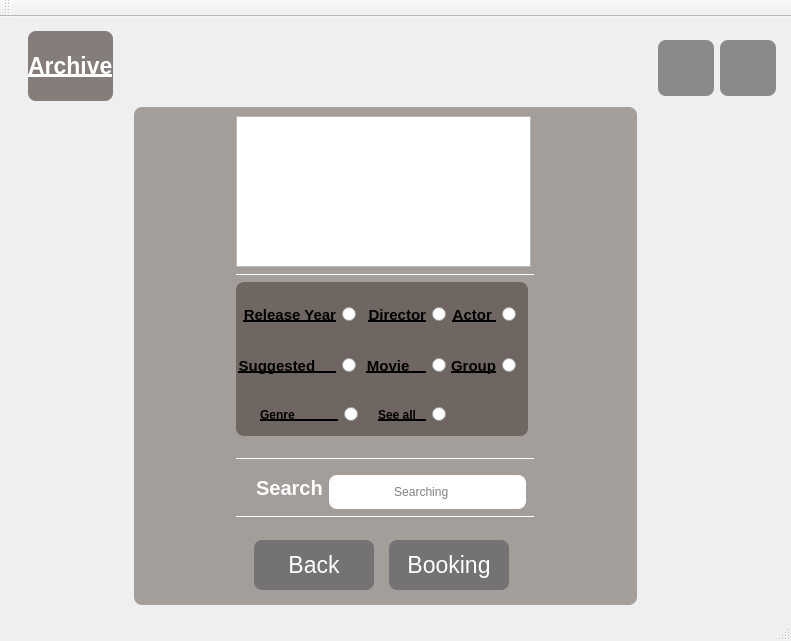
<?xml version="1.0" encoding="UTF-8"?>
<ui version="4.0">
 <class>Archive</class>
 <widget class="QMainWindow" name="Archive">
  <property name="geometry">
   <rect>
    <x>0</x>
    <y>0</y>
    <width>791</width>
    <height>641</height>
   </rect>
  </property>
  <property name="sizePolicy">
   <sizepolicy hsizetype="Fixed" vsizetype="Fixed">
    <horstretch>0</horstretch>
    <verstretch>0</verstretch>
   </sizepolicy>
  </property>
  <property name="minimumSize">
   <size>
    <width>780</width>
    <height>610</height>
   </size>
  </property>
  <property name="maximumSize">
   <size>
    <width>800</width>
    <height>661</height>
   </size>
  </property>
  <property name="windowTitle">
   <string>MainWindow</string>
  </property>
  <property name="styleSheet">
   <string notr="true">#centralwidget
{
border-image: url(:/images/ticket-2974645.jpg);
}
#gridWidget2
{
background-color: rgba(88, 76, 71,0.5);
}
#groupBox
{
background-color: rgba(88, 76, 71,0.7);
}
#label
{
color :white;
}
#label_2
{
background-color: rgba(88, 76, 71,0.7);
color: white;
}
QPushButton
{
color : white;
	background-color: rgba(94, 95, 96,0.7);
}
QPushButton:hover
{
    background-color:rgba(255, 255, 255,0.5);
       color: rgb(94, 95, 96);
}
QPushButton,#gridWidget2,#label_5,QLineEdit,#groupBox,#label_2
{
border-width : 0px;
border-radius : 8px;
}</string>
  </property>
  <widget class="QWidget" name="centralwidget">
   <property name="sizePolicy">
    <sizepolicy hsizetype="Fixed" vsizetype="Fixed">
     <horstretch>0</horstretch>
     <verstretch>0</verstretch>
    </sizepolicy>
   </property>
   <property name="minimumSize">
    <size>
     <width>800</width>
     <height>600</height>
    </size>
   </property>
   <layout class="QVBoxLayout" name="verticalLayout">
    <item>
     <widget class="QWidget" name="gridWidget" native="true">
      <layout class="QGridLayout" name="gridLayout">
       <property name="leftMargin">
        <number>5</number>
       </property>
       <property name="topMargin">
        <number>5</number>
       </property>
       <property name="rightMargin">
        <number>5</number>
       </property>
       <property name="bottomMargin">
        <number>5</number>
       </property>
       <item row="2" column="2">
        <spacer name="horizontalSpacer_3">
         <property name="orientation">
          <enum>Qt::Horizontal</enum>
         </property>
         <property name="sizeHint" stdset="0">
          <size>
           <width>33</width>
           <height>18</height>
          </size>
         </property>
        </spacer>
       </item>
       <item row="2" column="0">
        <spacer name="horizontalSpacer_2">
         <property name="orientation">
          <enum>Qt::Horizontal</enum>
         </property>
         <property name="sizeType">
          <enum>QSizePolicy::Fixed</enum>
         </property>
         <property name="sizeHint" stdset="0">
          <size>
           <width>114</width>
           <height>20</height>
          </size>
         </property>
        </spacer>
       </item>
       <item row="2" column="3">
        <spacer name="verticalSpacer">
         <property name="orientation">
          <enum>Qt::Vertical</enum>
         </property>
         <property name="sizeHint" stdset="0">
          <size>
           <width>20</width>
           <height>40</height>
          </size>
         </property>
        </spacer>
       </item>
       <item row="0" column="3">
        <widget class="QWidget" name="horizontalWidget" native="true">
         <property name="sizePolicy">
          <sizepolicy hsizetype="Fixed" vsizetype="Fixed">
           <horstretch>0</horstretch>
           <verstretch>0</verstretch>
          </sizepolicy>
         </property>
         <property name="minimumSize">
          <size>
           <width>137</width>
           <height>70</height>
          </size>
         </property>
         <layout class="QHBoxLayout" name="horizontalLayout">
          <item>
           <widget class="QPushButton" name="pushButton_2">
            <property name="sizePolicy">
             <sizepolicy hsizetype="Fixed" vsizetype="Fixed">
              <horstretch>0</horstretch>
              <verstretch>0</verstretch>
             </sizepolicy>
            </property>
            <property name="minimumSize">
             <size>
              <width>56</width>
              <height>56</height>
             </size>
            </property>
            <property name="maximumSize">
             <size>
              <width>56</width>
              <height>56</height>
             </size>
            </property>
            <property name="text">
             <string/>
            </property>
            <property name="icon">
             <iconset resource="Photos.qrc">
              <normaloff>:/icons/minimize.png</normaloff>:/icons/minimize.png</iconset>
            </property>
            <property name="iconSize">
             <size>
              <width>50</width>
              <height>50</height>
             </size>
            </property>
           </widget>
          </item>
          <item>
           <widget class="QPushButton" name="pushButton">
            <property name="sizePolicy">
             <sizepolicy hsizetype="Fixed" vsizetype="Fixed">
              <horstretch>0</horstretch>
              <verstretch>0</verstretch>
             </sizepolicy>
            </property>
            <property name="minimumSize">
             <size>
              <width>56</width>
              <height>56</height>
             </size>
            </property>
            <property name="maximumSize">
             <size>
              <width>56</width>
              <height>56</height>
             </size>
            </property>
            <property name="text">
             <string/>
            </property>
            <property name="icon">
             <iconset resource="Photos.qrc">
              <normaloff>:/icons/cross.png</normaloff>:/icons/cross.png</iconset>
            </property>
            <property name="iconSize">
             <size>
              <width>50</width>
              <height>50</height>
             </size>
            </property>
           </widget>
          </item>
         </layout>
        </widget>
       </item>
       <item row="0" column="0" alignment="Qt::AlignHCenter">
        <widget class="QLabel" name="label_2">
         <property name="font">
          <font>
           <pointsize>17</pointsize>
           <weight>75</weight>
           <bold>true</bold>
           <underline>true</underline>
          </font>
         </property>
         <property name="text">
          <string>Archive</string>
         </property>
        </widget>
       </item>
       <item row="0" column="1">
        <spacer name="horizontalSpacer">
         <property name="orientation">
          <enum>Qt::Horizontal</enum>
         </property>
         <property name="sizeHint" stdset="0">
          <size>
           <width>40</width>
           <height>20</height>
          </size>
         </property>
        </spacer>
       </item>
       <item row="1" column="1">
        <spacer name="verticalSpacer_3">
         <property name="orientation">
          <enum>Qt::Vertical</enum>
         </property>
         <property name="sizeType">
          <enum>QSizePolicy::Fixed</enum>
         </property>
         <property name="sizeHint" stdset="0">
          <size>
           <width>12</width>
           <height>0</height>
          </size>
         </property>
        </spacer>
       </item>
       <item row="2" column="1">
        <widget class="QWidget" name="gridWidget2" native="true">
         <property name="sizePolicy">
          <sizepolicy hsizetype="Fixed" vsizetype="Fixed">
           <horstretch>0</horstretch>
           <verstretch>0</verstretch>
          </sizepolicy>
         </property>
         <property name="minimumSize">
          <size>
           <width>503</width>
           <height>440</height>
          </size>
         </property>
         <layout class="QGridLayout" name="gridLayout_2">
          <property name="leftMargin">
           <number>9</number>
          </property>
          <property name="topMargin">
           <number>9</number>
          </property>
          <property name="rightMargin">
           <number>9</number>
          </property>
          <property name="bottomMargin">
           <number>9</number>
          </property>
          <item row="0" column="0">
           <widget class="QListWidget" name="listWidget">
            <property name="sizePolicy">
             <sizepolicy hsizetype="Fixed" vsizetype="Fixed">
              <horstretch>0</horstretch>
              <verstretch>0</verstretch>
             </sizepolicy>
            </property>
            <property name="minimumSize">
             <size>
              <width>295</width>
              <height>0</height>
             </size>
            </property>
           </widget>
          </item>
          <item row="9" column="0">
           <widget class="QWidget" name="horizontalWidget" native="true">
            <property name="sizePolicy">
             <sizepolicy hsizetype="Fixed" vsizetype="Fixed">
              <horstretch>0</horstretch>
              <verstretch>0</verstretch>
             </sizepolicy>
            </property>
            <property name="minimumSize">
             <size>
              <width>291</width>
              <height>66</height>
             </size>
            </property>
            <layout class="QHBoxLayout" name="horizontalLayout_6">
             <item>
              <widget class="QPushButton" name="back_pb">
               <property name="minimumSize">
                <size>
                 <width>0</width>
                 <height>50</height>
                </size>
               </property>
               <property name="maximumSize">
                <size>
                 <width>120</width>
                 <height>50</height>
                </size>
               </property>
               <property name="font">
                <font>
                 <pointsize>17</pointsize>
                </font>
               </property>
               <property name="text">
                <string>Back</string>
               </property>
              </widget>
             </item>
             <item>
              <widget class="QPushButton" name="book_pb">
               <property name="sizePolicy">
                <sizepolicy hsizetype="Fixed" vsizetype="Fixed">
                 <horstretch>0</horstretch>
                 <verstretch>0</verstretch>
                </sizepolicy>
               </property>
               <property name="minimumSize">
                <size>
                 <width>120</width>
                 <height>50</height>
                </size>
               </property>
               <property name="maximumSize">
                <size>
                 <width>120</width>
                 <height>50</height>
                </size>
               </property>
               <property name="font">
                <font>
                 <pointsize>17</pointsize>
                </font>
               </property>
               <property name="text">
                <string>Booking</string>
               </property>
              </widget>
             </item>
            </layout>
           </widget>
          </item>
          <item row="6" column="0">
           <widget class="Line" name="line_2">
            <property name="orientation">
             <enum>Qt::Horizontal</enum>
            </property>
           </widget>
          </item>
          <item row="7" column="0">
           <spacer name="verticalSpacer_4">
            <property name="orientation">
             <enum>Qt::Vertical</enum>
            </property>
            <property name="sizeType">
             <enum>QSizePolicy::Fixed</enum>
            </property>
            <property name="sizeHint" stdset="0">
             <size>
              <width>20</width>
              <height>7</height>
             </size>
            </property>
           </spacer>
          </item>
          <item row="1" column="0">
           <widget class="Line" name="line_3">
            <property name="orientation">
             <enum>Qt::Horizontal</enum>
            </property>
           </widget>
          </item>
          <item row="2" column="0">
           <widget class="QGroupBox" name="groupBox">
            <property name="sizePolicy">
             <sizepolicy hsizetype="Fixed" vsizetype="Fixed">
              <horstretch>0</horstretch>
              <verstretch>0</verstretch>
             </sizepolicy>
            </property>
            <property name="minimumSize">
             <size>
              <width>292</width>
              <height>154</height>
             </size>
            </property>
            <property name="title">
             <string/>
            </property>
            <widget class="QRadioButton" name="seeall_rb">
             <property name="geometry">
              <rect>
               <x>90</x>
               <y>120</y>
               <width>120</width>
               <height>25</height>
              </rect>
             </property>
             <property name="sizePolicy">
              <sizepolicy hsizetype="Fixed" vsizetype="Fixed">
               <horstretch>0</horstretch>
               <verstretch>0</verstretch>
              </sizepolicy>
             </property>
             <property name="minimumSize">
              <size>
               <width>120</width>
               <height>25</height>
              </size>
             </property>
             <property name="maximumSize">
              <size>
               <width>120</width>
               <height>25</height>
              </size>
             </property>
             <property name="font">
              <font>
               <weight>75</weight>
               <bold>true</bold>
               <underline>true</underline>
              </font>
             </property>
             <property name="layoutDirection">
              <enum>Qt::RightToLeft</enum>
             </property>
             <property name="text">
              <string>See all   </string>
             </property>
            </widget>
            <widget class="QRadioButton" name="actor_rb">
             <property name="geometry">
              <rect>
               <x>160</x>
               <y>20</y>
               <width>120</width>
               <height>25</height>
              </rect>
             </property>
             <property name="sizePolicy">
              <sizepolicy hsizetype="Fixed" vsizetype="Fixed">
               <horstretch>0</horstretch>
               <verstretch>0</verstretch>
              </sizepolicy>
             </property>
             <property name="minimumSize">
              <size>
               <width>120</width>
               <height>25</height>
              </size>
             </property>
             <property name="maximumSize">
              <size>
               <width>120</width>
               <height>25</height>
              </size>
             </property>
             <property name="font">
              <font>
               <pointsize>11</pointsize>
               <weight>75</weight>
               <bold>true</bold>
               <underline>true</underline>
              </font>
             </property>
             <property name="layoutDirection">
              <enum>Qt::RightToLeft</enum>
             </property>
             <property name="text">
              <string>Actor </string>
             </property>
            </widget>
            <widget class="QRadioButton" name="release_rb">
             <property name="geometry">
              <rect>
               <x>0</x>
               <y>20</y>
               <width>120</width>
               <height>25</height>
              </rect>
             </property>
             <property name="sizePolicy">
              <sizepolicy hsizetype="Fixed" vsizetype="Fixed">
               <horstretch>0</horstretch>
               <verstretch>0</verstretch>
              </sizepolicy>
             </property>
             <property name="minimumSize">
              <size>
               <width>120</width>
               <height>25</height>
              </size>
             </property>
             <property name="maximumSize">
              <size>
               <width>120</width>
               <height>25</height>
              </size>
             </property>
             <property name="font">
              <font>
               <pointsize>11</pointsize>
               <weight>75</weight>
               <bold>true</bold>
               <underline>true</underline>
              </font>
             </property>
             <property name="layoutDirection">
              <enum>Qt::RightToLeft</enum>
             </property>
             <property name="text">
              <string>Release Year</string>
             </property>
            </widget>
            <widget class="QRadioButton" name="suggested_rb">
             <property name="geometry">
              <rect>
               <x>0</x>
               <y>71</y>
               <width>120</width>
               <height>25</height>
              </rect>
             </property>
             <property name="sizePolicy">
              <sizepolicy hsizetype="Fixed" vsizetype="Fixed">
               <horstretch>0</horstretch>
               <verstretch>0</verstretch>
              </sizepolicy>
             </property>
             <property name="minimumSize">
              <size>
               <width>120</width>
               <height>25</height>
              </size>
             </property>
             <property name="maximumSize">
              <size>
               <width>120</width>
               <height>25</height>
              </size>
             </property>
             <property name="font">
              <font>
               <pointsize>11</pointsize>
               <weight>75</weight>
               <bold>true</bold>
               <underline>true</underline>
              </font>
             </property>
             <property name="layoutDirection">
              <enum>Qt::RightToLeft</enum>
             </property>
             <property name="text">
              <string>Suggested     </string>
             </property>
            </widget>
            <widget class="QRadioButton" name="gp_rb">
             <property name="geometry">
              <rect>
               <x>160</x>
               <y>71</y>
               <width>120</width>
               <height>25</height>
              </rect>
             </property>
             <property name="sizePolicy">
              <sizepolicy hsizetype="Fixed" vsizetype="Fixed">
               <horstretch>0</horstretch>
               <verstretch>0</verstretch>
              </sizepolicy>
             </property>
             <property name="minimumSize">
              <size>
               <width>120</width>
               <height>25</height>
              </size>
             </property>
             <property name="maximumSize">
              <size>
               <width>120</width>
               <height>25</height>
              </size>
             </property>
             <property name="font">
              <font>
               <pointsize>11</pointsize>
               <weight>75</weight>
               <bold>true</bold>
               <underline>true</underline>
              </font>
             </property>
             <property name="layoutDirection">
              <enum>Qt::RightToLeft</enum>
             </property>
             <property name="text">
              <string>Group</string>
             </property>
            </widget>
            <widget class="QRadioButton" name="name_rb">
             <property name="geometry">
              <rect>
               <x>90</x>
               <y>71</y>
               <width>120</width>
               <height>25</height>
              </rect>
             </property>
             <property name="sizePolicy">
              <sizepolicy hsizetype="Fixed" vsizetype="Fixed">
               <horstretch>0</horstretch>
               <verstretch>0</verstretch>
              </sizepolicy>
             </property>
             <property name="minimumSize">
              <size>
               <width>120</width>
               <height>25</height>
              </size>
             </property>
             <property name="maximumSize">
              <size>
               <width>120</width>
               <height>25</height>
              </size>
             </property>
             <property name="font">
              <font>
               <pointsize>11</pointsize>
               <weight>75</weight>
               <bold>true</bold>
               <underline>true</underline>
              </font>
             </property>
             <property name="layoutDirection">
              <enum>Qt::RightToLeft</enum>
             </property>
             <property name="text">
              <string>Movie    </string>
             </property>
            </widget>
            <widget class="QRadioButton" name="direct_rb">
             <property name="geometry">
              <rect>
               <x>90</x>
               <y>20</y>
               <width>120</width>
               <height>25</height>
              </rect>
             </property>
             <property name="sizePolicy">
              <sizepolicy hsizetype="Fixed" vsizetype="Fixed">
               <horstretch>0</horstretch>
               <verstretch>0</verstretch>
              </sizepolicy>
             </property>
             <property name="minimumSize">
              <size>
               <width>120</width>
               <height>25</height>
              </size>
             </property>
             <property name="maximumSize">
              <size>
               <width>120</width>
               <height>25</height>
              </size>
             </property>
             <property name="font">
              <font>
               <pointsize>11</pointsize>
               <weight>75</weight>
               <bold>true</bold>
               <underline>true</underline>
              </font>
             </property>
             <property name="layoutDirection">
              <enum>Qt::RightToLeft</enum>
             </property>
             <property name="text">
              <string>Director</string>
             </property>
            </widget>
            <widget class="QRadioButton" name="genre_rb">
             <property name="geometry">
              <rect>
               <x>10</x>
               <y>120</y>
               <width>112</width>
               <height>25</height>
              </rect>
             </property>
             <property name="font">
              <font>
               <weight>75</weight>
               <bold>true</bold>
               <underline>true</underline>
              </font>
             </property>
             <property name="layoutDirection">
              <enum>Qt::RightToLeft</enum>
             </property>
             <property name="text">
              <string>Genre             </string>
             </property>
            </widget>
           </widget>
          </item>
          <item row="5" column="0">
           <widget class="QWidget" name="horizontalWidget" native="true">
            <property name="sizePolicy">
             <sizepolicy hsizetype="Fixed" vsizetype="Fixed">
              <horstretch>0</horstretch>
              <verstretch>0</verstretch>
             </sizepolicy>
            </property>
            <property name="minimumSize">
             <size>
              <width>288</width>
              <height>43</height>
             </size>
            </property>
            <layout class="QHBoxLayout" name="horizontalLayout_5">
             <item>
              <widget class="QLabel" name="label">
               <property name="font">
                <font>
                 <pointsize>15</pointsize>
                 <weight>75</weight>
                 <bold>true</bold>
                 <underline>false</underline>
                </font>
               </property>
               <property name="text">
                <string>  Search</string>
               </property>
              </widget>
             </item>
             <item>
              <widget class="QLineEdit" name="seach_le">
               <property name="sizePolicy">
                <sizepolicy hsizetype="Fixed" vsizetype="Fixed">
                 <horstretch>0</horstretch>
                 <verstretch>0</verstretch>
                </sizepolicy>
               </property>
               <property name="minimumSize">
                <size>
                 <width>197</width>
                 <height>34</height>
                </size>
               </property>
               <property name="maximumSize">
                <size>
                 <width>197</width>
                 <height>36</height>
                </size>
               </property>
               <property name="text">
                <string/>
               </property>
               <property name="placeholderText">
                <string>                   Searching</string>
               </property>
              </widget>
             </item>
            </layout>
           </widget>
          </item>
          <item row="4" column="0">
           <widget class="Line" name="line">
            <property name="orientation">
             <enum>Qt::Horizontal</enum>
            </property>
           </widget>
          </item>
          <item row="3" column="0">
           <spacer name="verticalSpacer_2">
            <property name="orientation">
             <enum>Qt::Vertical</enum>
            </property>
            <property name="sizeType">
             <enum>QSizePolicy::Fixed</enum>
            </property>
            <property name="sizeHint" stdset="0">
             <size>
              <width>20</width>
              <height>18</height>
             </size>
            </property>
           </spacer>
          </item>
         </layout>
        </widget>
       </item>
      </layout>
     </widget>
    </item>
   </layout>
  </widget>
  <widget class="QMenuBar" name="menubar">
   <property name="geometry">
    <rect>
     <x>0</x>
     <y>0</y>
     <width>791</width>
     <height>22</height>
    </rect>
   </property>
  </widget>
  <widget class="QStatusBar" name="statusbar"/>
  <widget class="QToolBar" name="toolBar">
   <property name="windowTitle">
    <string>toolBar</string>
   </property>
   <attribute name="toolBarArea">
    <enum>TopToolBarArea</enum>
   </attribute>
   <attribute name="toolBarBreak">
    <bool>false</bool>
   </attribute>
  </widget>
 </widget>
 <resources>
  <include location="Photos.qrc"/>
 </resources>
 <connections>
  <connection>
   <sender>pushButton</sender>
   <signal>clicked()</signal>
   <receiver>Archive</receiver>
   <slot>close()</slot>
   <hints>
    <hint type="sourcelabel">
     <x>758</x>
     <y>76</y>
    </hint>
    <hint type="destinationlabel">
     <x>793</x>
     <y>86</y>
    </hint>
   </hints>
  </connection>
  <connection>
   <sender>pushButton_2</sender>
   <signal>clicked()</signal>
   <receiver>Archive</receiver>
   <slot>showMinimized()</slot>
   <hints>
    <hint type="sourcelabel">
     <x>673</x>
     <y>82</y>
    </hint>
    <hint type="destinationlabel">
     <x>802</x>
     <y>134</y>
    </hint>
   </hints>
  </connection>
 </connections>
</ui>
